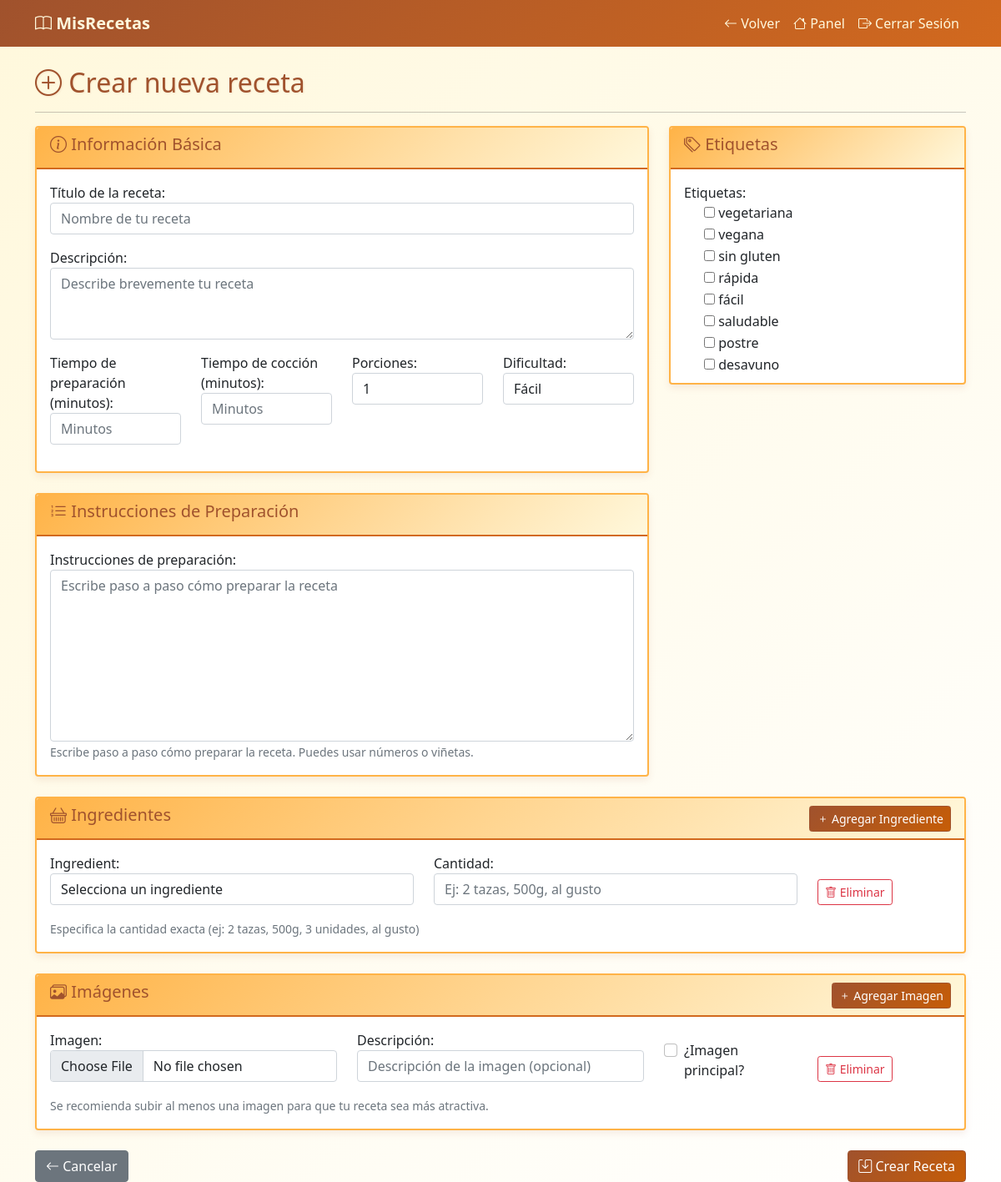
Page /crear-receta/ (signed in) on the committed database.
### main/models.py (models this page shows)
class Tag(models.Model):
    name = models.CharField(max_length=50, unique=True, verbose_name="Nombre")
    color = models.CharField(max_length=7, default="#007bff", verbose_name="Color")  # Color hex para mostrar la etiqueta
    class Meta:
        verbose_name = "Etiqueta"
        verbose_name_plural = "Etiquetas"
    def __str__(self):
        return self.name

### main/views.py (the view)
# urls.py: path('crear-receta/', views.recipe_create, name='recipe_create'),
@login_required
def recipe_create(request):
    if request.user.role != 'user':
        messages.error(request, 'Los administradores no pueden crear recetas. Esta función es solo para usuarios.')
        return redirect('admin_panel')
    if request.method == 'POST':
        form = RecipeForm(request.POST)
        ingredient_formset = RecipeIngredientFormSet(request.POST, prefix='ingredient_set')
        image_formset      = RecipeImageFormSet(request.POST, request.FILES, prefix='image_set')
        if form.is_valid() and ingredient_formset.is_valid() and image_formset.is_valid():
            recipe = form.save(commit=False)
            recipe.author = request.user
            recipe.save()
            form.save_m2m()
            ingredient_formset.instance = recipe
            ingredient_formset.save()
            image_formset.instance = recipe
            images = image_formset.save(commit=False)
            for img in images:
                if getattr(img, 'image', None):
                    img.recipe = recipe
                    img.save()
            for obj in image_formset.deleted_objects:
                obj.delete()
            return redirect('recipe_detail', recipe_id=recipe.id)
    else:
        form = RecipeForm()
        ingredient_formset = RecipeIngredientFormSet(prefix='ingredient_set')
        image_formset      = RecipeImageFormSet(prefix='image_set')
    return render(request, 'recipe_form.html', {
        'form': form,
        'ingredient_formset': ingredient_formset,
        'image_formset': image_formset,
        'title': 'Crear nueva receta'
    })

### main/models.py (called while the page is built)
    def __str__(self):
        return self.name

### main/templates/recipe_form.html (shortened to what this page needs)
<!DOCTYPE html>
<html lang="es">
<head>
    <link href="https://cdn.jsdelivr.net/npm/bootstrap@5.1.3/dist/css/bootstrap.min.css" rel="stylesheet">
    <link rel="stylesheet" href="https://cdn.jsdelivr.net/npm/bootstrap-icons@1.7.2/font/bootstrap-icons.css">
    <link rel="stylesheet" href="https://cdn.jsdelivr.net/npm/bootstrap-select@1.14.0-beta3/dist/css/bootstrap-select.min.css">
</head>
<body>
<nav class="navbar navbar-expand-lg navbar-dark bg-success">
    <div class="container">
        <a class="navbar-brand" href="{% url 'recipe_list' %}">
            <i class="bi bi-book"></i> MisRecetas
        </a>
        <div class="navbar-nav ms-auto">
            <a class="nav-link" href="{% url 'recipe_list' %}">
                <i class="bi bi-arrow-left"></i> Volver
            </a>
            <a class="nav-link" href="{% url 'user_panel' %}">
                <i class="bi bi-house"></i> Panel
            </a>
            <a class="nav-link" href="{% url 'logout' %}">
                <i class="bi bi-box-arrow-right"></i> Cerrar Sesión
            </a>
        </div>
    </div>
</nav>
<div class="container mt-4">
    <div class="row"><div class="col-md-12">
        <h2><i class="bi bi-{% if recipe %}pencil{% else %}plus-circle{% endif %}"></i> {{ title }}</h2><hr>
    </div></div>
    <form method="post" enctype="multipart/form-data">
        <div class="row">
            <div class="col-md-8">
                <div class="card mb-4">
                    <div class="card-header">
                        <h5><i class="bi bi-info-circle"></i> Información Básica</h5>
                    </div>
                    <div class="card-body">
                        <div class="mb-3">
                            {{ form.title.label_tag }} {{ form.title }}
                        </div>
                        <div class="mb-3">
                            {{ form.description.label_tag }} {{ form.description }}
                        </div>
                        <div class="row">
                            <div class="col-md-3">
                                <div class="mb-3">
                                    {{ form.prep_time.label_tag }} {{ form.prep_time }}
                                </div>
                            </div>
                            <div class="col-md-3">
                                <div class="mb-3">
                                    {{ form.cook_time.label_tag }} {{ form.cook_time }}
                                </div>
                            </div>
                            <div class="col-md-3">
                                <div class="mb-3">
                                    {{ form.servings.label_tag }} {{ form.servings }}
                                </div>
                            </div>
                            <div class="col-md-3">
                                <div class="mb-3">
                                    {{ form.difficulty.label_tag }} {{ form.difficulty }}
                                </div>
                            </div>
                        </div>
                    </div>
                </div>
                <div class="card mb-4">
                    <div class="card-header">
                        <h5><i class="bi bi-list-ol"></i> Instrucciones de Preparación</h5>
                    </div>
                    <div class="card-body">
                        {{ form.instructions.label_tag }} {{ form.instructions }}
                        <small class="form-text text-muted">Escribe paso a paso cómo preparar la receta. Puedes usar números o viñetas.</small>
                    </div>
                </div>
            </div>
            <div class="col-md-4">
                <div class="card mb-4">
                    <div class="card-header">
                        <h5><i class="bi bi-tags"></i> Etiquetas</h5>
                    </div>
                    <div class="card-body">
                        {{ form.tags.label_tag }}
                        <div class="tags-container" style="max-height:200px; overflow-y:auto;">
                            {% for choice in form.tags %}
                              <div class="form-check">{{ choice.tag }} {{ choice.choice_label }}</div>
                            {% endfor %}
                        </div>
                    </div>
                </div>
            </div>
        </div>
        <div class="card mb-4">
            <div class="card-header d-flex justify-content-between align-items-center">
                <h5><i class="bi bi-basket"></i> Ingredientes</h5>
                <button type="button" class="btn btn-sm btn-success" onclick="addIngredientForm()">
                    <i class="bi bi-plus"></i> Agregar Ingrediente
                </button>
            </div>
            <div class="card-body">
                <div id="ingredient-forms">
                    {% for form in ingredient_formset %}
                      {% if not recipe or form.instance.pk %}
                        <div class="ingredient-form row mb-3 align-items-end">
                            <div class="col-md-5">
                                {{ form.ingredient.label_tag }} {{ form.ingredient }}
                            </div>
                            <div class="col-md-5">
                                {{ form.quantity.label_tag }} {{ form.quantity }}
                            </div>
                            <div class="col-md-2">
                                {% if form.DELETE %}
                                  <button type="button" class="btn btn-outline-danger btn-sm delete-ingredient-btn"
                                          data-delete-checkbox="{{ form.DELETE.id_for_label }}">
                                      <i class="bi bi-trash"></i> Eliminar
                                  </button>
                                {% endif %}
                            </div>
                        </div>
                      {% endif %}
                    {% endfor %}
                </div>
                <small class="form-text text-muted">
                    Especifica la cantidad exacta (ej: 2 tazas, 500g, 3 unidades, al gusto)
                </small>
            </div>
        </div>
        <div class="card mb-4">
            <div class="card-header d-flex justify-content-between align-items-center">
                <h5><i class="bi bi-images"></i> Imágenes</h5>
                <button type="button" class="btn btn-sm btn-success" onclick="addImageForm()">
                    <i class="bi bi-plus"></i> Agregar Imagen
                </button>
            </div>
            <div class="card-body">
                <div id="image-forms">
                    {% for form in image_formset %}
                      {% if not recipe or form.instance.pk %}
                        <div class="image-form row mb-3 align-items-end">
                            <div class="col-md-4">
                                {{ form.image.label_tag }} {{ form.image }}
                            </div>
                            <div class="col-md-4">
                                {{ form.caption.label_tag }} {{ form.caption }}
                            </div>
                            <div class="col-md-2">
                                <div class="form-check">
                                    {{ form.is_main }} {{ form.is_main.label_tag }}
                                </div>
                            </div>
                            <div class="col-md-2">
                                {% if form.DELETE %}
                                  <button type="button" class="btn btn-outline-danger btn-sm delete-image-btn"
                                          data-delete-checkbox="{{ form.DELETE.id_for_label }}">
                                      <i class="bi bi-trash"></i> Eliminar
                                  </button>
                                {% endif %}
                            </div>
                        </div>
                      {% endif %}
                    {% endfor %}
                </div>
                <small class="form-text text-muted">Se recomienda subir al menos una imagen para que tu receta sea más atractiva.</small>
            </div>
        </div>
        <div class="row">
            <div class="col-md-12">
                <div class="d-flex justify-content-between">
                    <a href="{% if recipe %}{% url 'recipe_detail' recipe.id %}{% else %}{% url 'user_panel' %}{% endif %}" class="btn btn-secondary">
                        <i class="bi bi-arrow-left"></i> Cancelar
                    </a>
                    <button type="submit" class="btn btn-success">
                        <i class="bi bi-save"></i> {% if recipe %}Actualizar Receta{% else %}Crear Receta{% endif %}
                    </button>
                </div>
            </div>
        </div>
    </form>
</div>
</body>
</html>

### main/templates/recipe_form.html (style rules this page uses)
:root { --color-cream: #FFF8DC; --color-honey: #FFB347; --color-paprika: #D2691E; --color-cinnamon: #A0522D; --color-pumpkin: #FF7518; --color-pepper: #C65D07; }
.navbar-brand { color: var(--color-cream) !important; font-weight: bold; }
.navbar { background: linear-gradient(135deg, var(--color-cinnamon), var(--color-paprika)) !important; }
.nav-link { color: var(--color-cream) !important; }
.card { border: 2px solid var(--color-honey); box-shadow: 0 4px 8px rgba(165,82,45,.1); }
.card-header { background: linear-gradient(135deg, var(--color-honey), var(--color-cream)); border-bottom: 2px solid var(--color-paprika); color: var(--color-cinnamon); font-weight: bold; }
.btn-success { background: linear-gradient(135deg, var(--color-cinnamon), var(--color-pepper)); border-color: var(--color-cinnamon); }
.btn-outline-danger { border-color:#dc3545; color:#dc3545; }
body { background: linear-gradient(135deg, var(--color-cream), #fff); min-height: 100vh; }
h2 { color: var(--color-cinnamon); text-shadow: 1px 1px 2px rgba(165,82,45,.1); }

### rows in the picture
Tag: choice_label "vegetariana"
Tag: choice_label "vegana"
Tag: choice_label "sin gluten"
Tag: choice_label "rápida"
Tag: choice_label "fácil"
Tag: choice_label "saludable"
Tag: choice_label "postre"
Tag: choice_label "desayuno"

### other values in the picture
{{ title }} "Crear nueva receta"
